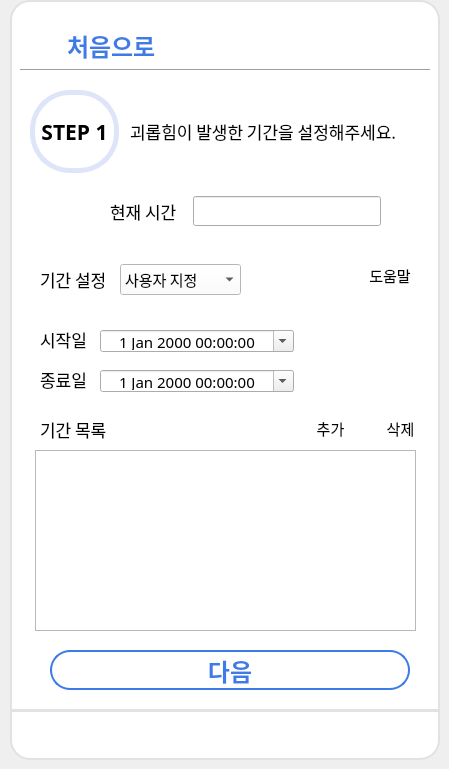
    <widget class="QWidget" name="page_2">
     <widget class="QPushButton" name="nextBtn_step1">
      <property name="geometry">
       <rect>
        <x>50</x>
        <y>650</y>
        <width>360</width>
        <height>40</height>
       </rect>
      </property>
      <property name="font">
       <font>
        <family>나눔스퀘어 Bold</family>
        <pointsize>18</pointsize>
        <weight>75</weight>
        <bold>true</bold>
       </font>
      </property>
      <property name="cursor">
       <cursorShape>PointingHandCursor</cursorShape>
      </property>
      <property name="styleSheet">
       <string notr="true">QPushButton
{
	color: #3D7BE6;
	background-color: white;
	border: 2px solid #3D7BE6;
	border-radius: 20px;
}
QPushButton::hover
{
	color: white;
	background-color: #3D7BE6;
	border-radius: 20px;
}
QPushButton::pressed
{
	color: white;
	background-color: rgb(58, 134, 255);
	border-radius: 20px;
}</string>
      </property>
      <property name="text">
       <string>다음</string>
      </property>
     </widget>
     <widget class="QLabel" name="label_17">
      <property name="geometry">
       <rect>
        <x>10</x>
        <y>0</y>
        <width>430</width>
        <height>711</height>
       </rect>
      </property>
      <property name="styleSheet">
       <string notr="true">background-color: rgb(255, 255, 255);
border-top-left-radius: 20px;
border-top-right-radius: 20px;
border: 2px solid #E2E2E2;</string>
      </property>
      <property name="text">
       <string/>
      </property>
     </widget>
     <widget class="Line" name="line_3">
      <property name="geometry">
       <rect>
        <x>20</x>
        <y>60</y>
        <width>410</width>
        <height>20</height>
       </rect>
      </property>
      <property name="styleSheet">
       <string notr="true">color: #E2E2E2;</string>
      </property>
      <property name="orientation">
       <enum>Qt::Horizontal</enum>
      </property>
     </widget>
     <widget class="QPushButton" name="backBtn_step1">
      <property name="geometry">
       <rect>
        <x>30</x>
        <y>30</y>
        <width>30</width>
        <height>30</height>
       </rect>
      </property>
      <property name="cursor">
       <cursorShape>PointingHandCursor</cursorShape>
      </property>
      <property name="styleSheet">
       <string notr="true">QPushButton
{
	background-color: rgb(255,255,255);
	border-radius: 8px;
}
QPushButton::hover
{
	background-color: #D3D3D3;
	border-radius: 8px;
}</string>
      </property>
      <property name="text">
       <string/>
      </property>
      <property name="icon">
       <iconset>
        <normaloff>icons8-back-48.png</normaloff>icons8-back-48.png</iconset>
      </property>
      <property name="iconSize">
       <size>
        <width>30</width>
        <height>30</height>
       </size>
      </property>
     </widget>
     <widget class="QLabel" name="label_6">
      <property name="geometry">
       <rect>
        <x>67</x>
        <y>30</y>
        <width>100</width>
        <height>30</height>
       </rect>
      </property>
      <property name="font">
       <font>
        <family>나눔스퀘어 Bold</family>
        <pointsize>18</pointsize>
        <weight>75</weight>
        <bold>true</bold>
       </font>
      </property>
      <property name="styleSheet">
       <string notr="true">color: #3D7BE6;</string>
      </property>
      <property name="text">
       <string>처음으로</string>
      </property>
     </widget>
     <widget class="QWidget" name="horizontalLayoutWidget_3">
      <property name="geometry">
       <rect>
        <x>14</x>
        <y>713</y>
        <width>421</width>
        <height>41</height>
       </rect>
      </property>
      <layout class="QHBoxLayout" name="horizontalLayout_3">
       <item>
        <widget class="QPushButton" name="homeBtn_step1">
         <property name="cursor">
          <cursorShape>ArrowCursor</cursorShape>
         </property>
         <property name="styleSheet">
          <string notr="true">QPushButton
{
	background-color: rgb(255,255,255);
	border-radius: 8px;
}
QPushButton::hover
{
	background-color: #D3D3D3;
	border-radius: 8px;
}</string>
         </property>
         <property name="text">
          <string/>
         </property>
         <property name="icon">
          <iconset>
           <normaloff>house.png</normaloff>house.png</iconset>
         </property>
         <property name="iconSize">
          <size>
           <width>30</width>
           <height>30</height>
          </size>
         </property>
        </widget>
       </item>
       <item>
        <widget class="QPushButton" name="temp1Btn_step1">
         <property name="cursor">
          <cursorShape>ArrowCursor</cursorShape>
         </property>
         <property name="styleSheet">
          <string notr="true">QPushButton
{
	background-color: rgb(255,255,255);
	border-radius: 8px;
}
QPushButton::hover
{
	background-color: #D3D3D3;
	border-radius: 8px;
}</string>
         </property>
         <property name="text">
          <string/>
         </property>
         <property name="icon">
          <iconset>
           <normaloff>icons8-menu-30.png</normaloff>icons8-menu-30.png</iconset>
         </property>
         <property name="iconSize">
          <size>
           <width>30</width>
           <height>30</height>
          </size>
         </property>
        </widget>
       </item>
       <item>
        <widget class="QPushButton" name="downMenuBtn_step1">
         <property name="cursor">
          <cursorShape>ArrowCursor</cursorShape>
         </property>
         <property name="styleSheet">
          <string notr="true">QPushButton
{
	background-color: rgb(255,255,255);
	border-radius: 8px;
}
QPushButton::hover
{
	background-color: #D3D3D3;
	border-radius: 8px;
}</string>
         </property>
         <property name="text">
          <string/>
         </property>
         <property name="icon">
          <iconset>
           <normaloff>download (1).png</normaloff>download (1).png</iconset>
         </property>
         <property name="iconSize">
          <size>
           <width>30</width>
           <height>30</height>
          </size>
         </property>
        </widget>
       </item>
       <item>
        <widget class="QPushButton" name="internetBtn_step1">
         <property name="cursor">
          <cursorShape>ArrowCursor</cursorShape>
         </property>
         <property name="styleSheet">
          <string notr="true">QPushButton
{
	background-color: rgb(255,255,255);
	border-radius: 8px;
}
QPushButton::hover
{
	background-color: #D3D3D3;
	border-radius: 8px;
}</string>
         </property>
         <property name="text">
          <string/>
         </property>
         <property name="icon">
          <iconset>
           <normaloff>globe.png</normaloff>globe.png</iconset>
         </property>
         <property name="iconSize">
          <size>
           <width>30</width>
           <height>30</height>
          </size>
         </property>
        </widget>
       </item>
      </layout>
     </widget>
     <widget class="QLabel" name="label_4">
      <property name="geometry">
       <rect>
        <x>10</x>
        <y>710</y>
        <width>430</width>
        <height>50</height>
       </rect>
      </property>
      <property name="styleSheet">
       <string notr="true">background-color: white;
border-bottom-left-radius: 20px;
border-bottom-right-radius: 20px;
border: 2px solid #E2E2E2;</string>
      </property>
      <property name="text">
       <string/>
      </property>
     </widget>
     <widget class="QWidget" name="horizontalLayoutWidget_9">
      <property name="geometry">
       <rect>
        <x>340</x>
        <y>20</y>
        <width>86</width>
        <height>31</height>
       </rect>
      </property>
      <layout class="QHBoxLayout" name="horizontalLayout_10">
       <item>
        <widget class="QPushButton" name="minBtn_step1">
         <property name="cursor">
          <cursorShape>ArrowCursor</cursorShape>
         </property>
         <property name="styleSheet">
          <string notr="true">QPushButton
{
	background-color: rgb(255,255,255);
	border-radius: 8px;
}
QPushButton::hover
{
	background-color: #D3D3D3;
	border-radius: 8px;
}</string>
         </property>
         <property name="text">
          <string/>
         </property>
         <property name="icon">
          <iconset>
           <normaloff>minus.png</normaloff>minus.png</iconset>
         </property>
        </widget>
       </item>
       <item>
        <widget class="QPushButton" name="maxBtn_step1">
         <property name="styleSheet">
          <string notr="true">QPushButton
{
	background-color: rgb(255,255,255);
	border-radius: 8px;
}
QPushButton::hover
{
	background-color: #D3D3D3;
	border-radius: 8px;
}</string>
         </property>
         <property name="text">
          <string/>
         </property>
         <property name="icon">
          <iconset>
           <normaloff>maximize-window-icon-17.jpg</normaloff>maximize-window-icon-17.jpg</iconset>
         </property>
        </widget>
       </item>
       <item>
        <widget class="QPushButton" name="exitBtn_step1">
         <property name="cursor">
          <cursorShape>ArrowCursor</cursorShape>
         </property>
         <property name="styleSheet">
          <string notr="true">QPushButton
{
	background-color: rgb(255,255,255);
	border-radius: 8px;
}
QPushButton::hover
{
	background-color: #D3D3D3;
	border-radius: 8px;
}</string>
         </property>
         <property name="text">
          <string/>
         </property>
         <property name="icon">
          <iconset>
           <normaloff>close.png</normaloff>close.png</iconset>
         </property>
        </widget>
       </item>
      </layout>
     </widget>
     <widget class="QLabel" name="label_step1_2">
      <property name="geometry">
       <rect>
        <x>30</x>
        <y>90</y>
        <width>89</width>
        <height>83</height>
       </rect>
      </property>
      <property name="font">
       <font>
        <family>나눔스퀘어 Bold</family>
        <pointsize>16</pointsize>
        <weight>75</weight>
        <bold>true</bold>
       </font>
      </property>
      <property name="styleSheet">
       <string notr="true">border-radius: 40;
border: 5px solid #DEE5F8;</string>
      </property>
      <property name="text">
       <string>STEP 1</string>
      </property>
      <property name="alignment">
       <set>Qt::AlignCenter</set>
      </property>
     </widget>
     <widget class="QLabel" name="label_15">
      <property name="geometry">
       <rect>
        <x>130</x>
        <y>90</y>
        <width>299</width>
        <height>83</height>
       </rect>
      </property>
      <property name="font">
       <font>
        <family>나눔스퀘어</family>
        <pointsize>13</pointsize>
        <weight>50</weight>
        <bold>false</bold>
       </font>
      </property>
      <property name="text">
       <string>괴롭힘이 발생한 기간을 설정해주세요.</string>
      </property>
     </widget>
     <widget class="QWidget" name="horizontalLayoutWidget_4">
      <property name="geometry">
       <rect>
        <x>110</x>
        <y>191</y>
        <width>271</width>
        <height>41</height>
       </rect>
      </property>
      <layout class="QHBoxLayout" name="horizontalLayout_6">
       <item>
        <widget class="QLabel" name="label_19">
         <property name="font">
          <font>
           <family>나눔스퀘어</family>
           <pointsize>13</pointsize>
           <weight>50</weight>
           <bold>false</bold>
          </font>
         </property>
         <property name="text">
          <string>현재 시간</string>
         </property>
        </widget>
       </item>
       <item>
        <widget class="QLabel" name="label_3">
         <property name="text">
          <string> </string>
         </property>
        </widget>
       </item>
       <item>
        <widget class="QLineEdit" name="todayLine_step1">
         <property name="font">
          <font>
           <family>나눔스퀘어</family>
           <pointsize>11</pointsize>
           <weight>50</weight>
           <bold>false</bold>
          </font>
         </property>
         <property name="alignment">
          <set>Qt::AlignCenter</set>
         </property>
         <property name="readOnly">
          <bool>true</bool>
         </property>
        </widget>
       </item>
      </layout>
     </widget>
     <widget class="QWidget" name="horizontalLayoutWidget_24">
      <property name="geometry">
       <rect>
        <x>330</x>
        <y>255</y>
        <width>81</width>
        <height>41</height>
       </rect>
      </property>
      <layout class="QHBoxLayout" name="horizontalLayout_19">
       <item>
        <widget class="QPushButton" name="helpBtn_step1">
         <property name="cursor">
          <cursorShape>PointingHandCursor</cursorShape>
         </property>
         <property name="styleSheet">
          <string notr="true">QPushButton
{
	background-color: rgb(255,255,255);
	border-radius: 8px;
}
QPushButton::hover
{
	background-color: #D3D3D3;
	border-radius: 8px;
}</string>
         </property>
         <property name="text">
          <string/>
         </property>
         <property name="icon">
          <iconset>
           <normaloff>question.png</normaloff>question.png</iconset>
         </property>
         <property name="iconSize">
          <size>
           <width>25</width>
           <height>25</height>
          </size>
         </property>
        </widget>
       </item>
       <item>
        <widget class="QLabel" name="label_39">
         <property name="font">
          <font>
           <family>나눔스퀘어</family>
           <pointsize>11</pointsize>
          </font>
         </property>
         <property name="text">
          <string>도움말</string>
         </property>
         <property name="alignment">
          <set>Qt::AlignCenter</set>
         </property>
        </widget>
       </item>
      </layout>
     </widget>
     <widget class="QLabel" name="label_20">
      <property name="geometry">
       <rect>
        <x>70</x>
        <y>200</y>
        <width>25</width>
        <height>25</height>
       </rect>
      </property>
      <property name="text">
       <string/>
      </property>
      <property name="pixmap">
       <pixmap>free-icon-month-calendar-82521.png</pixmap>
      </property>
      <property name="scaledContents">
       <bool>true</bool>
      </property>
     </widget>
     <widget class="QComboBox" name="comboBox_step1">
      <property name="geometry">
       <rect>
        <x>120</x>
        <y>264</y>
        <width>121</width>
        <height>31</height>
       </rect>
      </property>
      <property name="font">
       <font>
        <family>나눔스퀘어</family>
        <pointsize>11</pointsize>
       </font>
      </property>
      <property name="styleSheet">
       <string notr="true">background-color: rgb(255,255,255);</string>
      </property>
      <property name="editable">
       <bool>false</bool>
      </property>
      <property name="currentText">
       <string>사용자 지정</string>
      </property>
      <property name="insertPolicy">
       <enum>QComboBox::NoInsert</enum>
      </property>
      <property name="placeholderText">
       <string/>
      </property>
      <property name="duplicatesEnabled">
       <bool>false</bool>
      </property>
      <item>
       <property name="text">
        <string>사용자 지정</string>
       </property>
      </item>
      <item>
       <property name="text">
        <string>한시간</string>
       </property>
      </item>
      <item>
       <property name="text">
        <string>당일</string>
       </property>
      </item>
      <item>
       <property name="text">
        <string>3일</string>
       </property>
      </item>
      <item>
       <property name="text">
        <string>1주</string>
       </property>
      </item>
      <item>
       <property name="text">
        <string>2주</string>
       </property>
      </item>
      <item>
       <property name="text">
        <string>1개월</string>
       </property>
      </item>
     </widget>
     <widget class="QLabel" name="label_21">
      <property name="geometry">
       <rect>
        <x>40</x>
        <y>260</y>
        <width>64</width>
        <height>39</height>
       </rect>
      </property>
      <property name="font">
       <font>
        <family>나눔스퀘어</family>
        <pointsize>13</pointsize>
        <weight>50</weight>
        <bold>false</bold>
       </font>
      </property>
      <property name="text">
       <string>기간 설정</string>
      </property>
     </widget>
     <widget class="QDateTimeEdit" name="endDate_step1">
      <property name="geometry">
       <rect>
        <x>100</x>
        <y>370</y>
        <width>194</width>
        <height>22</height>
       </rect>
      </property>
      <property name="font">
       <font>
        <family>나눔스퀘어</family>
        <pointsize>11</pointsize>
       </font>
      </property>
      <property name="alignment">
       <set>Qt::AlignCenter</set>
      </property>
      <property name="calendarPopup">
       <bool>true</bool>
      </property>
     </widget>
     <widget class="QDateTimeEdit" name="startDate_step1">
      <property name="geometry">
       <rect>
        <x>100</x>
        <y>330</y>
        <width>194</width>
        <height>22</height>
       </rect>
      </property>
      <property name="font">
       <font>
        <family>나눔스퀘어</family>
        <pointsize>11</pointsize>
       </font>
      </property>
      <property name="alignment">
       <set>Qt::AlignCenter</set>
      </property>
      <property name="calendarPopup">
       <bool>true</bool>
      </property>
     </widget>
     <widget class="QLabel" name="label_25">
      <property name="geometry">
       <rect>
        <x>40</x>
        <y>320</y>
        <width>64</width>
        <height>39</height>
       </rect>
      </property>
      <property name="font">
       <font>
        <family>나눔스퀘어</family>
        <pointsize>13</pointsize>
        <weight>50</weight>
        <bold>false</bold>
       </font>
      </property>
      <property name="text">
       <string>시작일</string>
      </property>
     </widget>
     <widget class="QLabel" name="label_26">
      <property name="geometry">
       <rect>
        <x>40</x>
        <y>360</y>
        <width>64</width>
        <height>39</height>
       </rect>
      </property>
      <property name="font">
       <font>
        <family>나눔스퀘어</family>
        <pointsize>13</pointsize>
        <weight>50</weight>
        <bold>false</bold>
       </font>
      </property>
      <property name="text">
       <string>종료일</string>
      </property>
     </widget>
     <widget class="QWidget" name="horizontalLayoutWidget_26">
      <property name="geometry">
       <rect>
        <x>280</x>
        <y>408</y>
        <width>65</width>
        <height>41</height>
       </rect>
      </property>
      <layout class="QHBoxLayout" name="horizontalLayout_21">
       <item>
        <widget class="QPushButton" name="addDateBtn_step1">
         <property name="font">
          <font>
           <pointsize>1</pointsize>
          </font>
         </property>
         <property name="cursor">
          <cursorShape>PointingHandCursor</cursorShape>
         </property>
         <property name="styleSheet">
          <string notr="true">QPushButton
{
	background-color: rgb(255,255,255);
	border-radius: 8px;
}
QPushButton::hover
{
	background-color: #D3D3D3;
	border-radius: 8px;
}</string>
         </property>
         <property name="text">
          <string/>
         </property>
         <property name="icon">
          <iconset>
           <normaloff>icons8-plus-+-50.png</normaloff>icons8-plus-+-50.png</iconset>
         </property>
         <property name="iconSize">
          <size>
           <width>25</width>
           <height>25</height>
          </size>
         </property>
        </widget>
       </item>
       <item>
        <widget class="QLabel" name="label_41">
         <property name="font">
          <font>
           <family>나눔스퀘어</family>
           <pointsize>11</pointsize>
          </font>
         </property>
         <property name="text">
          <string>추가</string>
         </property>
         <property name="alignment">
          <set>Qt::AlignCenter</set>
         </property>
        </widget>
       </item>
      </layout>
     </widget>
     <widget class="QListWidget" name="dateList_step1">
      <property name="geometry">
       <rect>
        <x>35</x>
        <y>450</y>
        <width>381</width>
        <height>181</height>
       </rect>
      </property>
      <property name="font">
       <font>
        <family>나눔스퀘어</family>
        <pointsize>11</pointsize>
       </font>
      </property>
     </widget>
     <widget class="QWidget" name="horizontalLayoutWidget_27">
      <property name="geometry">
       <rect>
        <x>350</x>
        <y>408</y>
        <width>65</width>
        <height>41</height>
       </rect>
      </property>
      <layout class="QHBoxLayout" name="horizontalLayout_22">
       <item>
        <widget class="QPushButton" name="delDateBtn_step1">
         <property name="font">
          <font>
           <pointsize>1</pointsize>
          </font>
         </property>
         <property name="cursor">
          <cursorShape>PointingHandCursor</cursorShape>
         </property>
         <property name="styleSheet">
          <string notr="true">QPushButton
{
	background-color: rgb(255,255,255);
	border-radius: 8px;
}
QPushButton::hover
{
	background-color: #D3D3D3;
	border-radius: 8px;
}</string>
         </property>
         <property name="text">
          <string/>
         </property>
         <property name="icon">
          <iconset>
           <normaloff>icons8-minus-64.png</normaloff>icons8-minus-64.png</iconset>
         </property>
         <property name="iconSize">
          <size>
           <width>25</width>
           <height>25</height>
          </size>
         </property>
        </widget>
       </item>
       <item>
        <widget class="QLabel" name="label_44">
         <property name="font">
          <font>
           <family>나눔스퀘어</family>
           <pointsize>11</pointsize>
          </font>
         </property>
         <property name="text">
          <string>삭제</string>
         </property>
         <property name="alignment">
          <set>Qt::AlignCenter</set>
         </property>
        </widget>
       </item>
      </layout>
     </widget>
     <widget class="QLabel" name="label_29">
      <property name="geometry">
       <rect>
        <x>40</x>
        <y>410</y>
        <width>71</width>
        <height>39</height>
       </rect>
      </property>
      <property name="font">
       <font>
        <family>나눔스퀘어</family>
        <pointsize>13</pointsize>
        <weight>50</weight>
        <bold>false</bold>
       </font>
      </property>
      <property name="text">
       <string>기간 목록</string>
      </property>
     </widget>
     <zorder>label_17</zorder>
     <zorder>label_4</zorder>
     <zorder>nextBtn_step1</zorder>
     <zorder>line_3</zorder>
     <zorder>backBtn_step1</zorder>
     <zorder>label_6</zorder>
     <zorder>horizontalLayoutWidget_3</zorder>
     <zorder>horizontalLayoutWidget_9</zorder>
     <zorder>label_step1_2</zorder>
     <zorder>label_15</zorder>
     <zorder>horizontalLayoutWidget_4</zorder>
     <zorder>horizontalLayoutWidget_24</zorder>
     <zorder>label_20</zorder>
     <zorder>comboBox_step1</zorder>
     <zorder>label_21</zorder>
     <zorder>endDate_step1</zorder>
     <zorder>startDate_step1</zorder>
     <zorder>label_25</zorder>
     <zorder>label_26</zorder>
     <zorder>horizontalLayoutWidget_26</zorder>
     <zorder>dateList_step1</zorder>
     <zorder>horizontalLayoutWidget_27</zorder>
     <zorder>label_29</zorder>
    </widget>
